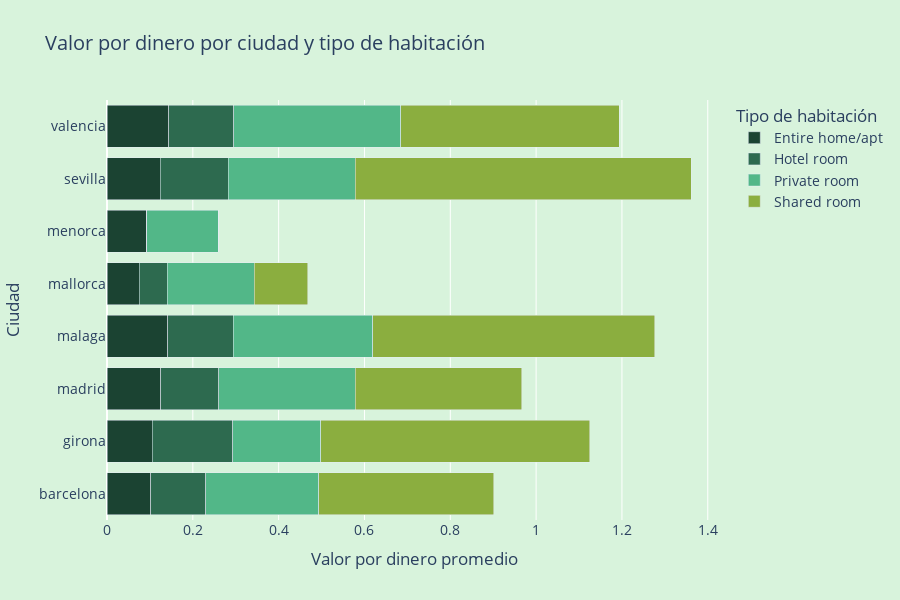

Notebook cell for this chart:
### Code cell
# Visualización comparativa del índice "valor por dinero" (satisfacción/precio) entre ciudades, desglosado por tipo de habitación

import pandas as pd
import plotly.express as px

# Preparar datos en formato long
df_melt = (
    df_filtrado
    .pivot_table(
        index='city',
        columns='room_type',
        values='valor_por_dinero',
        aggfunc='mean'
    )
    .fillna(0)
    .reset_index()
    .melt(id_vars='city', var_name='room_type', value_name='valor_por_dinero')
)

# Definir paleta de verdes (sin incluir el fondo)
verde_pal = ['#1B4332', '#2D6A4F', '#52B788', '#8BAE3F']  
room_types = df_melt['room_type'].unique()

# Asignar cíclicamente cada room_type a un verde distinto
color_map = { rt: verde_pal[i % len(verde_pal)] 
              for i, rt in enumerate(room_types) }

# Gráfico apilado con Plotly
fig = px.bar(
    df_melt,
    x='valor_por_dinero',
    y='city',
    color='room_type',
    orientation='h',
    title='Valor por dinero por ciudad y tipo de habitación',
    color_discrete_map=color_map
)

fig.update_layout(
    barmode='stack',
    plot_bgcolor='#D8F3DC',   # sólo para fondo
    paper_bgcolor='#D8F3DC',
    xaxis_title='Valor por dinero promedio',
    yaxis_title='Ciudad',
    legend_title='Tipo de habitación',
    font=dict(size=14),
    height=600
)

fig.show()

### Figure 1 — Plotly figure (JSON) as saved in the notebook; plotly's stock layout.template omitted (floating-point values rounded to 4 significant figures)
{"data": [{"hovertemplate": "room_type=Entire home/apt<br>valor_por_dinero=%{x}<br>city=%{y}<extra></extra>", "legendgroup": "Entire home/apt", "marker": {"color": "#1B4332", "pattern": {"shape": ""}}, "name": "Entire home/apt", "orientation": "h", "showlegend": true, "textposition": "auto", "type": "bar", "x": [0.1017, 0.1052, 0.1249, 0.1414, 0.07517, 0.09281, 0.1244, 0.1441], "xaxis": "x", "y": ["barcelona", "girona", "madrid", "malaga", "mallorca", "menorca", "sevilla", "valencia"], "yaxis": "y"}, {"hovertemplate": "room_type=Hotel room<br>valor_por_dinero=%{x}<br>city=%{y}<extra></extra>", "legendgroup": "Hotel room", "marker": {"color": "#2D6A4F", "pattern": {"shape": ""}}, "name": "Hotel room", "orientation": "h", "showlegend": true, "textposition": "auto", "type": "bar", "x": [0.1288, 0.1875, 0.136, 0.1532, 0.06572, 0.0, 0.1576, 0.1509], "xaxis": "x", "y": ["barcelona", "girona", "madrid", "malaga", "mallorca", "menorca", "sevilla", "valencia"], "yaxis": "y"}, {"hovertemplate": "room_type=Private room<br>valor_por_dinero=%{x}<br>city=%{y}<extra></extra>", "legendgroup": "Private room", "marker": {"color": "#52B788", "pattern": {"shape": ""}}, "name": "Private room", "orientation": "h", "showlegend": true, "textposition": "auto", "type": "bar", "x": [0.2627, 0.2059, 0.3178, 0.3244, 0.2023, 0.1661, 0.2962, 0.3899], "xaxis": "x", "y": ["barcelona", "girona", "madrid", "malaga", "mallorca", "menorca", "sevilla", "valencia"], "yaxis": "y"}, {"hovertemplate": "room_type=Shared room<br>valor_por_dinero=%{x}<br>city=%{y}<extra></extra>", "legendgroup": "Shared room", "marker": {"color": "#8BAE3F", "pattern": {"shape": ""}}, "name": "Shared room", "orientation": "h", "showlegend": true, "textposition": "auto", "type": "bar", "x": [0.4084, 0.6267, 0.3879, 0.657, 0.1247, 0.0, 0.7833, 0.5087], "xaxis": "x", "y": ["barcelona", "girona", "madrid", "malaga", "mallorca", "menorca", "sevilla", "valencia"], "yaxis": "y"}], "layout": {"barmode": "stack", "font": {"size": 14}, "height": 600, "legend": {"title": {"text": "Tipo de habitación"}, "tracegroupgap": 0}, "paper_bgcolor": "#D8F3DC", "plot_bgcolor": "#D8F3DC", "title": {"text": "Valor por dinero por ciudad y tipo de habitación"}, "xaxis": {"anchor": "y", "domain": [0, 1], "title": {"text": "Valor por dinero promedio"}}, "yaxis": {"anchor": "x", "domain": [0, 1], "title": {"text": "Ciudad"}}}}
